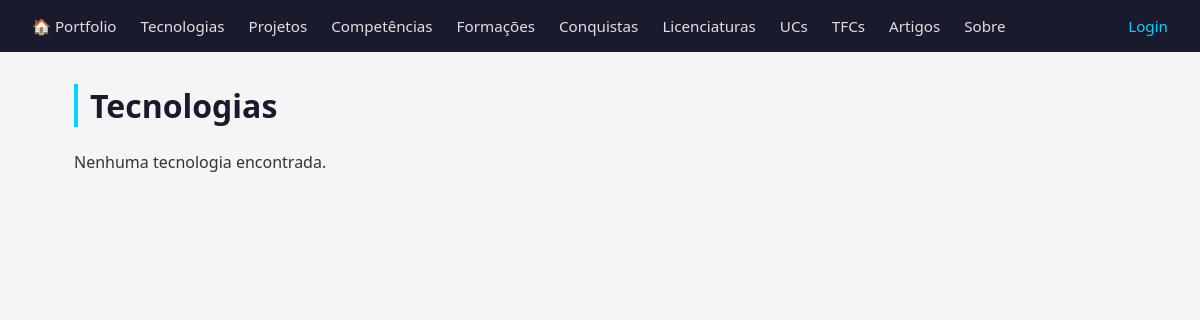
The page /tecnologias/ on the database as committed earlier.
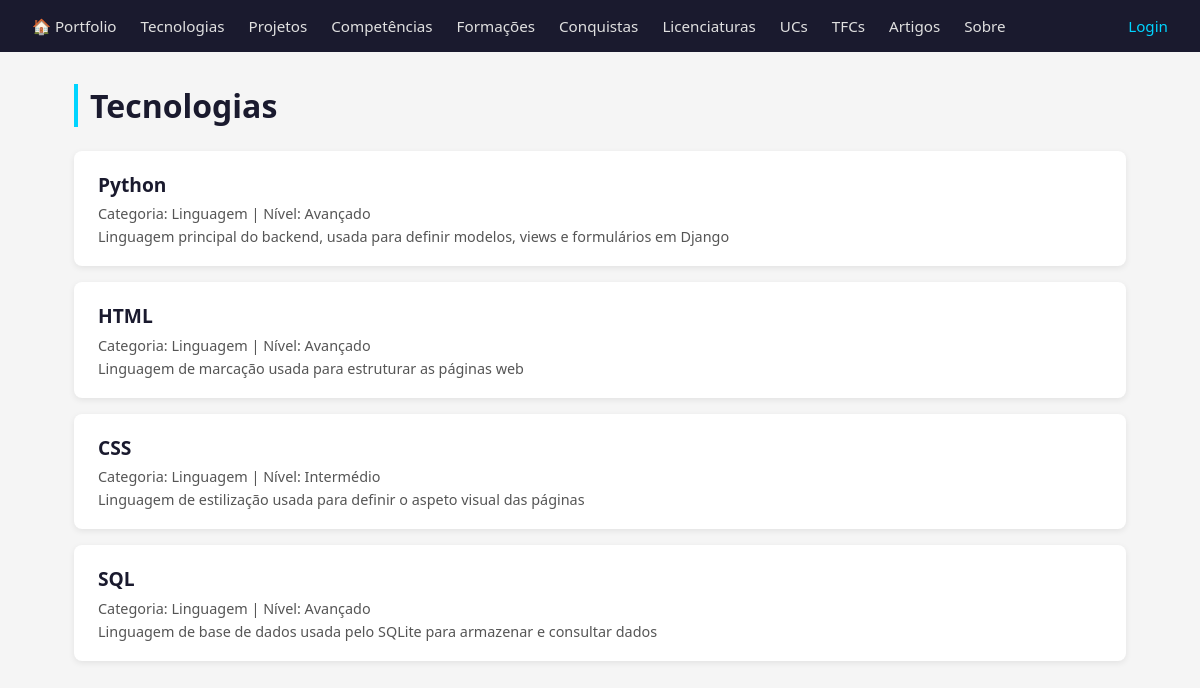
The same page on the database as committed later.
### portfolio/models.py (models this page shows, shortened)
class Tecnologia(models.Model):
    CATEGORIA_CHOICES = [
        ('linguagem', 'Linguagem'),
        ('framework', 'Framework'),
        ('base_dados', 'Base de Dados'),
        ('devops', 'DevOps'),
        ('ferramenta', 'Ferramenta'),
    ]
    NIVEL_CHOICES = [
        (1, 'Iniciante'),
        (2, 'Básico'),
        (3, 'Intermédio'),
        (4, 'Avançado'),
        (5, 'Especialista'),
    ]
    nome = models.CharField(max_length=100)
    categoria = models.CharField(max_length=20, choices=CATEGORIA_CHOICES)
    descricao = models.TextField(blank=True)
    logo = models.ImageField(upload_to='tecnologias/', blank=True)
    website = models.URLField(blank=True)
    nivel_interesse = models.IntegerField(choices=NIVEL_CHOICES, default=3)
    destaque = models.TextField(blank=True)

### portfolio/views.py (the view)
# urls.py: path('tecnologias/', views.tecnologias_view, name='tecnologias'),
def tecnologias_view(request):
    tecnologias = Tecnologia.objects.all()
    return render(request, 'portfolio/tecnologias.html', {
        'tecnologias': tecnologias,
        'é_gestor': é_gestor(request.user) if request.user.is_authenticated else False,
    })

### portfolio/templates/portfolio/tecnologias.html (shortened to what this page needs)
{% extends 'portfolio/base.html' %}
{% block content %}
    <h1>Tecnologias</h1>
    {% for t in tecnologias %}
        <div class="card">
            <div class="card-info">
                <h2>{{ t.nome }}</h2>
                <p>Categoria: {{ t.get_categoria_display }} | Nível: {{ t.get_nivel_interesse_display }}</p>
                <p>{{ t.descricao }}</p>
            </div>
        </div>
    {% empty %}
        <p>Nenhuma tecnologia encontrada.</p>
    {% endfor %}
{% endblock %}

### portfolio/templates/portfolio/base.html (shortened to what this page needs)
<!DOCTYPE html>
<html>
<head>
    {% load static %}
    <link rel="stylesheet" href="{% static 'portfolio/styles.css' %}">
</head>
<body>
    <nav>
        <a href="{% url 'portfolio_index' %}">🏠 Portfolio</a>
        <a href="{% url 'tecnologias' %}">Tecnologias</a>
        <a href="{% url 'projetos' %}">Projetos</a>
        <a href="{% url 'competencias' %}">Competências</a>
        <a href="{% url 'formacoes' %}">Formações</a>
        <a href="{% url 'conquistas' %}">Conquistas</a>
        <a href="{% url 'licenciaturas' %}">Licenciaturas</a>
        <a href="{% url 'ucs' %}">UCs</a>
        <a href="{% url 'tfcs' %}">TFCs</a>
        <a href="{% url 'artigos' %}">Artigos</a>
        <a href="{% url 'sobre' %}">Sobre</a>
        <span style="margin-left:auto; color:#aaa; font-size:0.85rem">
            {% if request.user.is_authenticated %}
                {{ request.user.username }} |
                <a href="{% url 'logout' %}" style="color:#e07070">Logout</a>
            {% else %}
                <a href="{% url 'login' %}" style="color:#00d4ff">Login</a>
            {% endif %}
        </span>
    </nav>
    <div class="container">
        {% block content %}{% endblock %}
    </div>
</body>
</html>

### portfolio/static/portfolio/styles.css (style rules this page uses)
* { margin: 0; padding: 0; box-sizing: border-box; }
body { font-family: 'Segoe UI', Tahoma, Geneva, Verdana, sans-serif; background-color: #f5f5f5; color: #333; }
nav { background-color: #1a1a2e; padding: 1rem 2rem; display: flex; gap: 1.5rem; align-items: center; }
nav a { color: #e0e0e0; text-decoration: none; font-size: 0.95rem; transition: color 0.2s; }
.container { max-width: 1100px; margin: 2rem auto; padding: 0 1.5rem; }
h1 { font-size: 2rem; margin-bottom: 1.5rem; color: #1a1a2e; border-left: 4px solid #00d4ff; padding-left: 0.75rem; }
h2 { font-size: 1.2rem; color: #1a1a2e; margin-bottom: 0.4rem; }
.card { background: white; border-radius: 8px; padding: 1.25rem 1.5rem; margin-bottom: 1rem; box-shadow: 0 2px 6px rgba(0,0,0,0.08); display: flex; justify-content: space-between; align-items: flex-start; gap: 1rem; }
.card-info p { font-size: 0.9rem; color: #555; margin-top: 0.25rem; }

Rows that differ between the two databases and show on the page:
added Tecnologia: nome "Python", categoria "Linguagem", nivel_interesse "Avançado", descricao "Linguagem principal do backend, usada para definir modelos, views e formulários em Django"
added Tecnologia: nome "HTML", categoria "Linguagem", nivel_interesse "Avançado", descricao "Linguagem de marcação usada para estruturar as páginas web"
added Tecnologia: nome "CSS", categoria "Linguagem", nivel_interesse "Intermédio", descricao "Linguagem de estilização usada para definir o aspeto visual das páginas"
added Tecnologia: nome "SQL", categoria "Linguagem", nivel_interesse "Avançado", descricao "Linguagem de base de dados usada pelo SQLite para armazenar e consultar dados"
Other text that changed with them:
text no longer shown: "Nenhuma tecnologia encontrada."
